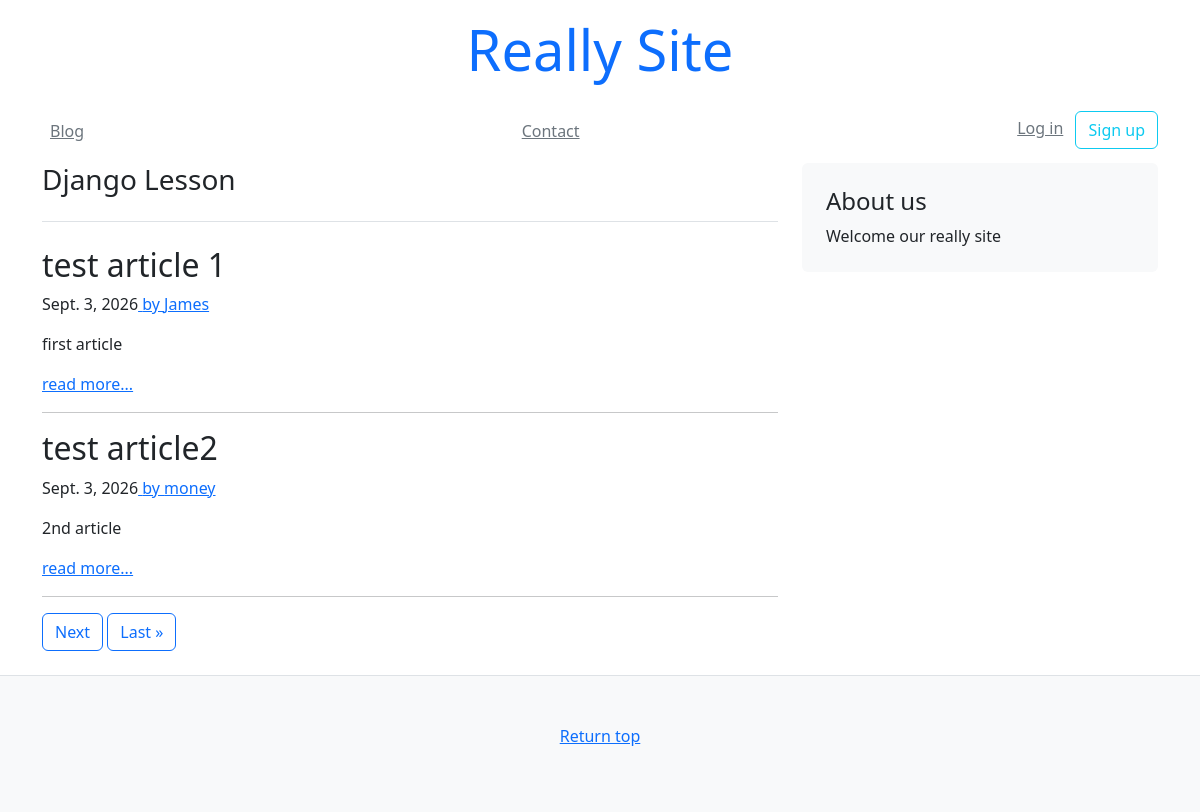
Screenshot of /blog/ with the database file from the repository.
### blog/models.py (models this page shows)
class Article(models.Model):
    title = models.CharField(default="", max_length=63)
    text = models.TextField(default="")
    author = models.CharField(default="", max_length=63)
    created_at = models.DateField(auto_now_add=True)
    updated_at = models.DateField(auto_now=True)

### blog/views.py (the view)
# urls.py: path('', views.index)
def index(request):
    objs = Article.objects.all()
    paginator = Paginator(objs, 2)
    page_num = request.GET.get("page")
    context = {
        "page_obj": paginator.get_page(page_num),
        "page_num": page_num,
    }
    return render(request, "blog/blogs.html", context)

### templates/blog/blogs.html
{% extends 'mysite/base.html' %}
{% block content %}
    <main class="container">
        <div class="row">
            <div class="col-md-8">
                <h3 class="pb-4 mb-4 font-italic border-bottom">Django Lesson</h3>
                {% for obj in page_obj %}
                <div class="blog-post">
                    <h2 class="blog-post-title">{{ obj.title }}</h2>
                    <p class="blog-post-meta">{{ obj.created_at }}<a href="#"> by {{ obj.author }}</a></p>
                    <p>{{ obj.text }}</p>
                    <a href="/blog/{{ obj.id }}" class="">read more...</a>
                    <hr>
                </div>
                {% endfor %}
                {% include 'mysite/snippets/pagination.html' %}
            </div>
            {% include 'mysite/snippets/sidebar.html' %}
        </div>
    </main>
{% endblock content %}

### rows the page displays
Article: title "test article 1", created_at "Sept. 3, 2026", author "James", text "first article"
Article: title "test article2", created_at "Sept. 3, 2026", author "money", text "2nd article"
